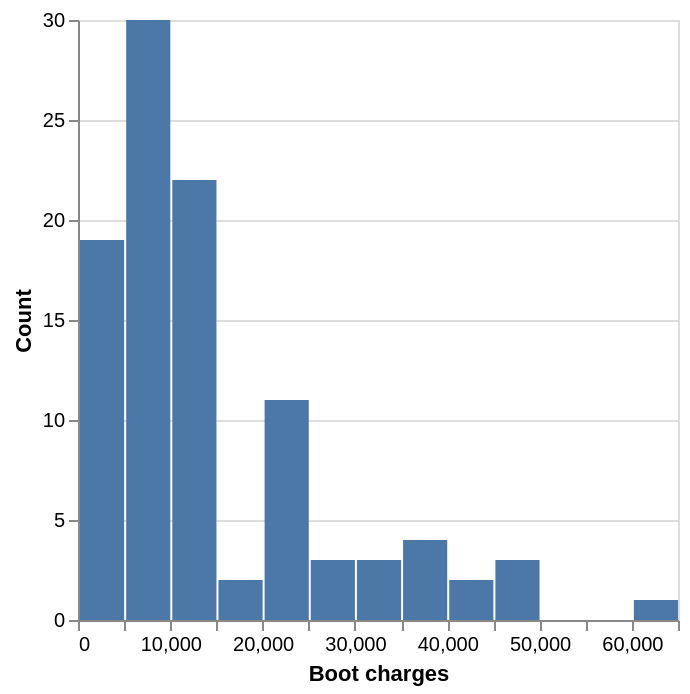

Write notebook code for a chart like this one.
### Code cell
boot_charges_dist

### Figure 1 — Vega specification as saved in the notebook (floating-point values rounded to 4 significant figures)
{"$schema": "https://vega.github.io/schema/vega/v6.json", "data": [{"name": "source_0", "values": [{"__count": 22, "bin_maxbins_30_charges": 10000.0, "bin_maxbins_30_charges_end": 15000.0}, {"__count": 30, "bin_maxbins_30_charges": 5000.0, "bin_maxbins_30_charges_end": 10000.0}, {"__count": 19, "bin_maxbins_30_charges": 0.0, "bin_maxbins_30_charges_end": 5000.0}, {"__count": 4, "bin_maxbins_30_charges": 35000.0, "bin_maxbins_30_charges_end": 40000.0}, {"__count": 3, "bin_maxbins_30_charges": 30000.0, "bin_maxbins_30_charges_end": 35000.0}, {"__count": 2, "bin_maxbins_30_charges": 15000.0, "bin_maxbins_30_charges_end": 20000.0}, {"__count": 11, "bin_maxbins_30_charges": 20000.0, "bin_maxbins_30_charges_end": 25000.0}, {"__count": 3, "bin_maxbins_30_charges": 45000.0, "bin_maxbins_30_charges_end": 50000.0}, {"__count": 2, "bin_maxbins_30_charges": 40000.0, "bin_maxbins_30_charges_end": 45000.0}, {"__count": 3, "bin_maxbins_30_charges": 25000.0, "bin_maxbins_30_charges_end": 30000.0}, {"__count": 1, "bin_maxbins_30_charges": 60000.0, "bin_maxbins_30_charges_end": 65000.0}]}, {"name": "source_0_y_domain___count", "values": [{"min": 1, "max": 30}]}], "signals": [{"name": "bin_maxbins_30_charges_bins", "value": {"fields": ["charges"], "fname": "bin_charges", "start": 0.0, "step": 5000.0, "stop": 65000.0}}], "marks": [{"type": "rect", "name": "marks", "from": {"data": "source_0"}, "encode": {"update": {"x": {"field": "bin_maxbins_30_charges_end", "scale": "x", "offset": {"signal": "0.5 + (abs(scale(\"x\", datum[\"bin_maxbins_30_charges_end\"]) - scale(\"x\", datum[\"bin_maxbins_30_charges\"])) < 0.25 ? 0.5 * (0.25 - (abs(scale(\"x\", datum[\"bin_maxbins_30_charges_end\"]) - scale(\"x\", datum[\"bin_maxbins_30_charges\"])))) : -0.5)"}}, "x2": {"field": "bin_maxbins_30_charges", "scale": "x", "offset": {"signal": "0.5 + (abs(scale(\"x\", datum[\"bin_maxbins_30_charges_end\"]) - scale(\"x\", datum[\"bin_maxbins_30_charges\"])) < 0.25 ? -0.5 * (0.25 - (abs(scale(\"x\", datum[\"bin_maxbins_30_charges_end\"]) - scale(\"x\", datum[\"bin_maxbins_30_charges\"])))) : 0.5)"}}, "fill": {"value": "#4c78a8"}, "y": {"field": "__count", "scale": "y"}, "y2": {"value": 0, "scale": "y"}}}, "style": ["bar"]}], "scales": [{"name": "x", "type": "linear", "domain": {"signal": "[bin_maxbins_30_charges_bins.start, bin_maxbins_30_charges_bins.stop]"}, "range": [0, {"signal": "width"}], "bins": {"signal": "bin_maxbins_30_charges_bins"}, "zero": false}, {"name": "y", "type": "linear", "domain": [{"signal": "(data(\"source_0_y_domain___count\")[0] || {}).min"}, {"signal": "(data(\"source_0_y_domain___count\")[0] || {}).max"}], "range": [{"signal": "height"}, 0], "zero": true, "nice": true}], "axes": [{"scale": "y", "tickCount": {"signal": "ceil(height/40)"}, "aria": false, "maxExtent": 0, "zindex": 0, "minExtent": 0, "domain": false, "gridScale": "x", "orient": "left", "labels": false, "ticks": false, "grid": true}, {"scale": "x", "tickCount": {"signal": "ceil(width/10)"}, "orient": "bottom", "title": "Boot charges", "grid": false, "labelFlush": true, "labelOverlap": true, "zindex": 0}, {"scale": "y", "grid": false, "tickCount": {"signal": "ceil(height/40)"}, "title": "Count", "zindex": 0, "orient": "left", "labelOverlap": true}], "padding": 5, "background": "white", "width": 300, "height": 300, "style": "cell"}
